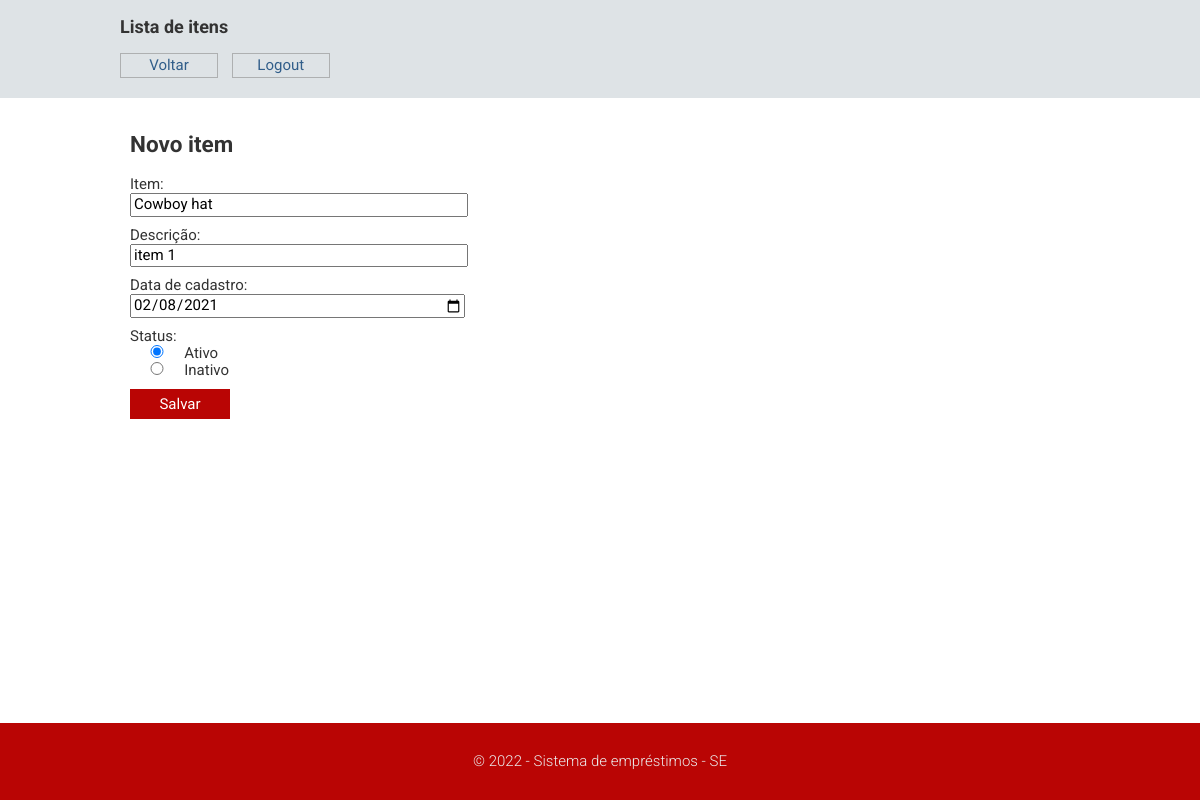
Screenshot of /adm/item_cadastro.php?idItem=1 (signed in) with the database file from the repository.
### tables this page shows
CREATE TABLE `item` (
  `idItem` int(10) UNSIGNED NOT NULL,
  `descricao` varchar(100) DEFAULT NULL,
  `item` varchar(60) NOT NULL,
  `data_cadastro` date DEFAULT NULL,
  `ativo` tinyint(1) NOT NULL
);

### bd/banco_dados.php (called while the page is built, shortened)
<?php
abstract class banco_dados{
    public function iniciadb(){
        try{
            $this->con = new PDO('mysql:host='.self::SERVER.';port=3307;dbname='.self::BD, self::USER, self::SENHA);
        }
        catch(PDOException $e){
            echo 'Erro gerado '.$e->getMessage();
        }
    }
}
?>

### bd/banco_dados_consulta.php (called while the page is built, shortened)
<?php
require_once "banco_dados.php";
class banco_dados_consulta extends banco_dados{
    public $con;
    private $consulta;
    function __construct($consulta){
        $this->consulta = $consulta;
    }
    public function consulta_tudo(){
        $stmt = $this->con -> query($this->consulta)->fetchAll();
        return $stmt;
    }
}
?>

### adm/item_cadastro.php (the view, shortened to what this page needs)
<?php
include "../includes/header.php";
require_once "../bd/banco_dados.php";
require_once "../bd/banco_dados_consulta.php";
$item = "";
$descricao = "";
$data_cadastro = date("Y-m-d");
$ativo = ["on" => "checked", "off" => ""];
if(isset($_GET['idItem'])){
    $idItem = $_GET['idItem'];
    $consulta = "SELECT I.idItem, I.item, I.descricao, I.data_cadastro, I.ativo
    FROM sistema_emprestimo.item as I
    WHERE idItem = $idItem";
    $itens_formulario = new banco_dados_consulta($consulta);
    $itens_formulario->iniciadb();
    $stmt = $itens_formulario->consulta_tudo();
    $item = $stmt[0]['item'];
    $descricao = $stmt[0]['descricao'];
    $data_cadastro = $stmt[0]['data_cadastro'];
}
?>
<body>
    <div class="wrap">
        <div class="header">
            <div class="linha">
                <header>
                    <h1>Lista de itens</h1>
                    <nav>
                        <ul>
                            <li><a href="item_lista.php">Voltar</a></li>
                            <li><a href="../index.php">Logout</a></li>
                        </ul>
                    </nav>
                </header>
            </div>
        </div>
        <div class="linha">
            <form class="novo_cadastro" name="novo_item" action="item_recebe.php" method="post">
                <div>
                    <h2>Novo item</h2>
                </div>
                <label for="item_novo">Item:</label>
                <div>
                    <input type="text" id="item_novo" name="item_novo" placeholder="Nome do item"
                    title="Digite o nome do item" required="" value="<?php echo $item; ?>">
                </div>
                <label for="descricao_novo">Descrição:</label>
                <div>
                    <input type="text" id="descricao_novo" name="descricao_novo" placeholder="Descrição do item"
                    title="Digite a descrição do item" value="<?php echo $descricao; ?>">
                </div>
                <label for="data_item_novo">Data de cadastro:</label>
                <div>
                    <input type="date" id="data_item_novo" name="data_item_novo"
                    title="Selecione a data de cadastro" value="<?php echo $data_cadastro; ?>">
                </div>
                <label for="item_status_novo">Status:</label>
                <div class="radio">
                    <input type="radio" name="item_status_novo" value="1" <?php echo $ativo["on"]; ?>/>Ativo
                    <input type="radio" name="item_status_novo" value="0" <?php echo $ativo["off"]; ?>/>Inativo
                </div>
                <div class="botao">
                    <input type="submit" name="salvar" value="Salvar">
                </div>
            </form>
        </div>
    </div>
    <div class="footer">
        <div class="linha">
            <?php
                include "../includes/footer.php"
            ?>
        </div>
    </div>
</body>
</html>

### estilo.css (style rules this page uses)
html, body { height: 100%; }
body { display: flex; flex-direction: column; font-size: 15px; font-family: "Roboto", sans-serif; color: #333; }
h1 { font-size: 18px; }
.linha { width: 960px; margin: 0 auto; overflow: auto; padding: 5px 0; }
.wrap { flex: 1 0 auto; }
a:link, header a:visited { color:#315e8a; text-decoration: none; }
div input[type=submit] { background-color: #b90504; color: #ffffff; cursor: pointer; border: 0; display: block; }
.header { background-color: #dee3e6; }
header nav ul { list-style: none; padding-left: 0; }
header nav ul li { display: inline-block; width: 90px; margin-right: 10px; padding: 3px; border: 1px solid rgba(128, 128, 128, 0.514); text-align: center; }
.novo_cadastro { width: 660px; padding: 10px; }
.novo_cadastro label { margin-top: 10px; display: block; }
.novo_cadastro div { display: block; }
.radio { display: inline-block; width: fit-content; }
.novo_cadastro input { width: 50%; }
.botao input[type=submit] { margin: 10px 0; width: 100px; height: 30px; }
.footer { flex-shrink: 0; background-color: #b90504; color: #ebebeb; padding: 20px 0; text-align: center; font-weight: 300; }

### rows the page displays
item: item_novo "Cowboy hat", descricao_novo "item 1", data_item_novo "02/08/2021"
